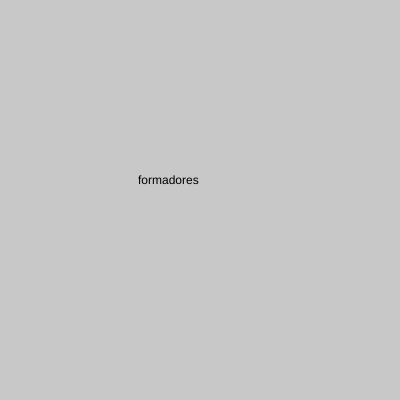
Frame 1 (no input)
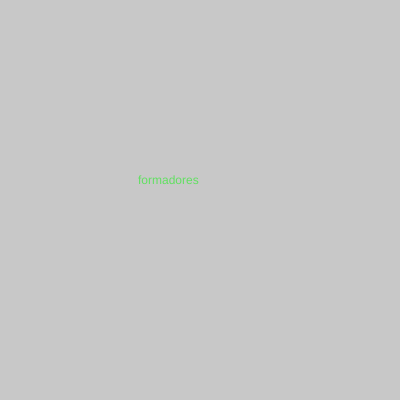
Frame 60 (no input)
Frame 120 (the mouse pressed at the canvas centre since frame 60): identical to frame 60, image omitted

The p5.js sketch that drew these frames (run headless with seeded random() and noise() and a simulated clock; from frame 60 on, the mouse is pressed at the canvas centre):

// p5.js sketch
// ── sketch.js
function setup() {
  createCanvas(400, 400);
}

function draw() {
  background(200);
  text ("formadores",138,184);
  fill(color(97,224,97));
}
